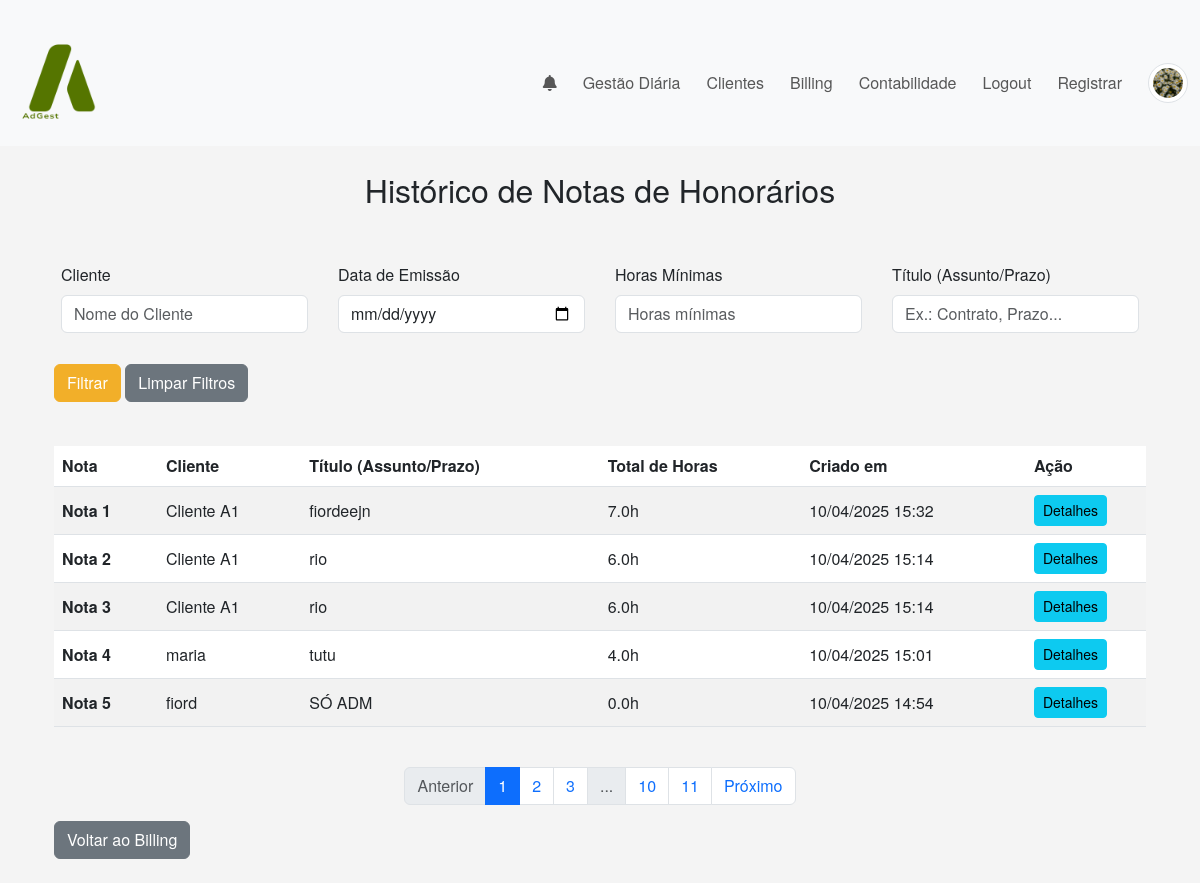
/billing/historico (signed in), run on an earlier commit of the app's database.
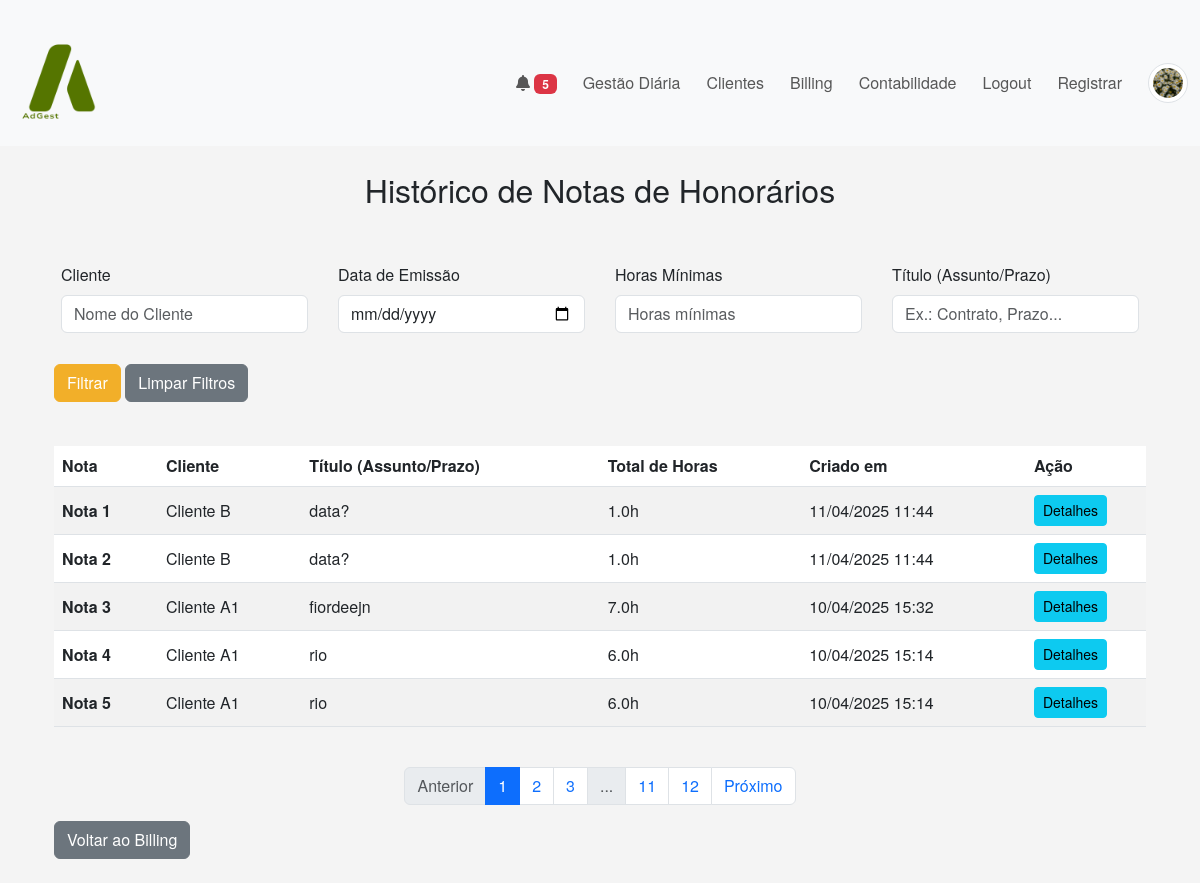
And on a later commit of the database.
### app/models.py (models this page shows, shortened)
class NotaHonorarios(db.Model):
    __tablename__ = 'nota_honorarios'
    id = db.Column(db.Integer, primary_key=True)
    user_id = db.Column(db.Integer, db.ForeignKey('users.id'), nullable=False)
    client_id = db.Column(db.Integer, db.ForeignKey('clients.id'), nullable=False)
    created_at = db.Column(db.DateTime, default=datetime.utcnow)
    details = db.Column(db.Text)  # Lista de itens faturados (por exemplo, "Tarefa 5, Prazo 3")
    total_hours = db.Column(db.Float, default=0.0)
    is_confirmed = db.Column(db.Boolean, default=False)  # Pode ser usado para indicar se a nota já foi finalizada
    client = db.relationship('Client', backref='nota_honorarios')

class Client(db.Model):
    __tablename__ = 'clients'
    id = db.Column(db.Integer, primary_key=True)
    user_id = db.Column(db.Integer, db.ForeignKey('users.id'), nullable=False)
    name = db.Column(db.String(100), nullable=False)  # unique=True removido
    number_interno = db.Column(db.String(50), nullable=True)
    nif = db.Column(db.String(50), nullable=True)
    address = db.Column(db.String(200), nullable=True)
    email = db.Column(db.String(100), nullable=True)
    telephone = db.Column(db.String(20), nullable=True)
    assuntos = db.relationship('Assunto', backref='client', lazy=True)
    __table_args__ = (
        db.UniqueConstraint('user_id', 'name', name='uq_user_clientname'),
    )
    shares = db.relationship('ClientShare', backref='client', lazy='dynamic')

### app/routes.py (the view, shortened to what this page needs)
@main.route('/billing/historico')
@login_required
def billing_historico():
    page = request.args.get('page', 1, type=int)
    from sqlalchemy.orm import aliased
    ClientAlias = aliased(Client)
    subq = db.session.query(Client.number_interno).filter(Client.user_id == current_user.id).subquery()
    subq_select = select(subq)
    query = (
        NotaHonorarios.query
        .join(ClientAlias, NotaHonorarios.client_id == ClientAlias.id)
        .filter(
            or_(
                ClientAlias.user_id == current_user.id,
                ClientAlias.number_interno.in_(subq_select)
            )
        )
    )
    cliente = request.args.get('cliente', '').strip()
    if cliente:
        query = query.filter(func.lower(ClientAlias.name).ilike(func.lower(f"%{cliente}%")))
    data_emissao = request.args.get('data_emissao', '').strip()
    min_horas = request.args.get('min_horas', '').strip()
    if min_horas:
        try:
            min_horas = float(min_horas)
            query = query.filter(NotaHonorarios.total_hours >= min_horas)
        except ValueError:
            pass
    titulo = request.args.get('titulo', '').strip()
    if titulo:
        query = query.filter(NotaHonorarios.details.ilike(f"%{titulo}%"))
    query = query.order_by(NotaHonorarios.created_at.desc())
    pagination = query.paginate(page=page, per_page=5)
    return render_template('billing_historico.html', nota_honorarios=pagination.items, pagination=pagination)

### app/routes.py (called while the page is built)
@main.context_processor
def inject_notifications():
    if current_user.is_authenticated:
        notifs_nao_lidas = Notification.query.filter_by(
            user_id=current_user.id, is_read=False
        ).order_by(Notification.timestamp.desc()).all()
        unread = len(notifs_nao_lidas)
        return dict(notifications=notifs_nao_lidas, unread_count=unread)
    return dict(notifications=[], unread_count=0)

### app/templates/billing_historico.html (shortened to what the changed rows need)
{% extends "base.html" %}
{% block content %}
<div class="container my-4">
  <h2 class="text-center mb-4">Histórico de Notas de Honorários</h2>
  {% if nota_honorarios and nota_honorarios|length > 0 %}
    <div class="table-responsive">
      <table class="table table-striped align-middle">
        <thead>
          <tr>
            <th>Nota</th>
            <th>Cliente</th>
            <th>Título (Assunto/Prazo)</th>
            <th>Total de Horas</th>
            <th>Criado em</th>
            <th style="width: 120px;">Ação</th>
          </tr>
        </thead>
        <tbody>
          {% for nota in nota_honorarios %}
            {% set titulos = [] %}
            {% for linha in nota.details.split('\n') %}
              {% if linha.startswith("Assunto:") or linha.startswith("Prazo:") %}
                {% set _ = titulos.append(linha.split(":", 1)[1]|trim) %}
              {% endif %}
            {% endfor %}
            <tr>
              <td><strong>Nota {{ loop.index }}</strong></td>
              <td>{{ nota.client.name }}</td>
              <td>
                {% if titulos|length > 0 %}
                  {{ titulos | join(', ') }}
                {% else %}
                  [Sem título]
                {% endif %}
              </td>
              <td>{{ nota.total_hours }}h</td>
              <td>{{ nota.created_at.strftime('%d/%m/%Y %H:%M') }}</td>
              <td>
                <button type="button" class="btn btn-sm btn-info" data-bs-toggle="modal" data-bs-target="#notaModal{{ nota.id }}">
                  Detalhes
                </button>
              </td>
            </tr>
          {% endfor %}
        </tbody>
      </table>
    </div>
    {% set args = request.args.to_dict() %}
    {% set _ = args.pop('page', None) %}
    <nav aria-label="Page navigation" class="mt-4">
      <ul class="pagination justify-content-center">
        {% for page in pagination.iter_pages(left_edge=2, right_edge=2, left_current=2, right_current=2) %}
          {% if page %}
            {% if page == pagination.page %}
              <li class="page-item active"><span class="page-link">{{ page }}</span></li>
            {% else %}
              <li class="page-item"><a class="page-link" href="{{ url_for('main.billing_historico', page=page, **args) }}">{{ page }}</a></li>
            {% endif %}
          {% else %}
            <li class="page-item disabled"><span class="page-link">...</span></li>
          {% endif %}
        {% endfor %}
      </ul>
    </nav>
  {% else %}
    <p>Nenhuma nota emitida.</p>
  {% endif %}
</div>
{% endblock %}

### app/templates/base.html (shortened to what this page needs)
<!doctype html>
<html lang="pt">
  <head>
    <link
      rel="stylesheet"
      href="https://cdnjs.cloudflare.com/ajax/libs/font-awesome/6.2.1/css/all.min.css"
    />
    <link
      href="https://cdn.jsdelivr.net/npm/bootstrap@5.3.0/dist/css/bootstrap.min.css"
      rel="stylesheet"
    >
    <link rel="stylesheet" href="{{ url_for('static', filename='css/style.css') }}">
  </head>
  <body class="{% block body_class %}{% endblock %}">
    <nav class="navbar navbar-expand-lg navbar-light bg-light">
      <div class="container-fluid">
        <a href="{{ url_for('main.index') }}" class="navbar-brand d-flex align-items-center">
          <img src="{{ url_for('static', filename='icons/logo_pag.png') }}"
               alt="Logo AdGest"
               style="width: 100px; height: 100px; object-fit: cover">
        </a>
        <div class="collapse navbar-collapse" id="navbarNav">
          <ul class="navbar-nav ms-auto">
            <li class="nav-item dropdown">
              <a class="nav-link dropdown-toggle" href="#" id="navbarNotifications" role="button" data-bs-toggle="dropdown" aria-expanded="false">
                <i class="fa-solid fa-bell"></i>
                {% if unread_count > 0 %}
                  <span class="badge bg-danger">{{ unread_count }}</span>
                {% endif %}
              </a>
            </li>
            <li class="nav-item">
              <a class="nav-link" href="{{ url_for('main.dashboard') }}">Gestão Diária</a>
            </li>
            <li class="nav-item">
              <a class="nav-link" href="{{ url_for('main.clientes') }}">Clientes</a>
            </li>
            {% if current_user.is_authenticated and current_user.role not in ['contabilidade', 'backoffice'] %}
            <li class="nav-item">
              <a class="nav-link" href="{{ url_for('main.billing') }}">Billing</a>
            </li>
            {% endif %}
            {% if current_user.is_authenticated and current_user.role in ['contabilidade', 'admin'] %}
              <li class="nav-item">
                <a class="nav-link" href="{{ url_for('accounting.manage_invoices') }}">
                  Contabilidade
                </a>
              </li>
            {% endif %}
            {% if current_user.is_authenticated %}
              <li class="nav-item">
                <a class="nav-link" href="{{ url_for('main.logout') }}">Logout</a>
              </li>
              {% if current_user.role == 'admin' %}
                <li class="nav-item">
                  <a class="nav-link" href="{{ url_for('main.register') }}">Registrar</a>
                </li>
              {% endif %}
              {% if current_user.is_authenticated and current_user.profile_image %}
              <a href="{{ url_for('main.profile') }}" class="ms-2">
                <img src="{{ url_for('static', filename='icons/' ~ current_user.profile_image) }}"
                    alt="Avatar" class="img-thumbnail"
                    style="width: 40px; height: 40px; object-fit: cover; border-radius: 50%;">
              </a>
            {% endif %}
            </div>
            {% else %}
              <li class="nav-item">
                <a class="nav-link" href="{{ url_for('main.login') }}">Login</a>
              </li>
            {% endif %}
        </div>
    </nav>
    <div class="container mt-3">
      {% block content %}{% endblock %}
    </div>
  </body>
</html>

What changed in the data, as far as the page shows it:
no longer on this page (row unchanged): NotaHonorarios: client.name "maria", titulos "tutu", total_hours "4.0", created_at "10/04/2025 15:01"
no longer on this page (row unchanged): NotaHonorarios: client.name "fiord", titulos "SÓ ADM", total_hours "0.0", created_at "10/04/2025 14:54"
added NotaHonorarios: client.name "Cliente B", titulos "data?", total_hours "1.0", created_at "11/04/2025 11:44"
added NotaHonorarios: client.name "Cliente B", titulos "data?", total_hours "1.0", created_at "11/04/2025 11:44"
Also different on the page:
{{ unread_count }}: (not shown) → "5"
new list line: "12"
list line gone: "10"
